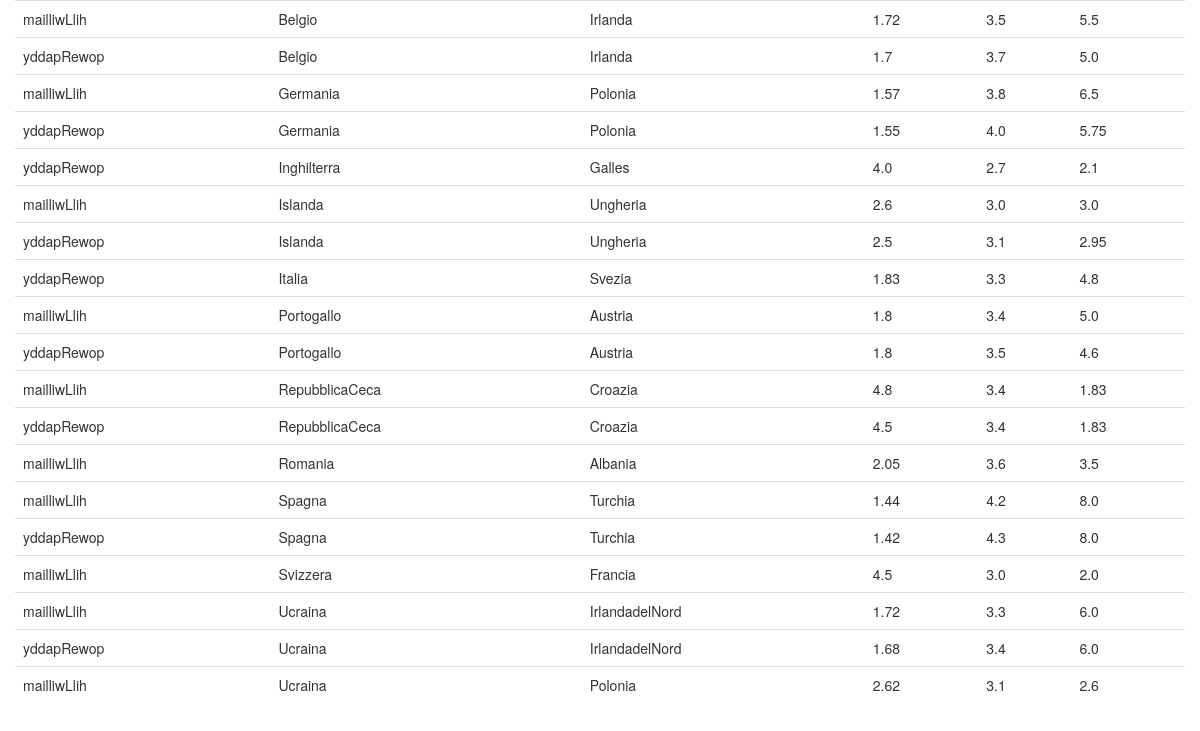
The app's page /visualizer/3 with its own data.
### retriever/models.py (models this page shows, shortened)
class Match(models.Model):
    origin = models.CharField(max_length=255)
    datetime = models.DateTimeField()
    home = models.CharField(max_length=255)
    visitor = models.CharField(max_length=255)
    price_1 = models.FloatField()
    price_x = models.FloatField()
    price_2 = models.FloatField()

### visualizer/views.py (the view)
def index_3(request):
    context = {}
    matches = Match.objects.all().order_by("home", "visitor")
    context["matches"] = matches
    return render(request, 'index_3.html', context)

### visualizer/templates/index_3.html (shortened to what this page needs)
{% load static %}
<!DOCTYPE html>
<html lang="en">
  <head>
    <link href="{% static 'bootstrap/dist/css/bootstrap.min.css' %}" rel="stylesheet">
  </head>
  <body>
    <div class="col-lg-12">
        <table class="table">
            {% for match in matches %}
                <tr>
                    <td>{{ match.origin }}</td>
                    <td>{{ match.home }}</td>
                    <td>{{ match.visitor }}</td>
                    <td>{{ match.price_1 }}</td>
                    <td>{{ match.price_x }}</td>
                    <td>{{ match.price_2 }}</td>
                </tr>
            {% endfor %}
        </table>
    </div>
  </body>
</html>

### records on screen
Match: origin "mailliwLlih", home "Belgio", visitor "Irlanda", price_1 "1.72", price_x "3.5", price_2 "5.5"
Match: origin "yddapRewop", home "Belgio", visitor "Irlanda", price_1 "1.7", price_x "3.7", price_2 "5.0"
Match: origin "mailliwLlih", home "Germania", visitor "Polonia", price_1 "1.57", price_x "3.8", price_2 "6.5"
Match: origin "yddapRewop", home "Germania", visitor "Polonia", price_1 "1.55", price_x "4.0", price_2 "5.75"
Match: origin "yddapRewop", home "Inghilterra", visitor "Galles", price_1 "4.0", price_x "2.7", price_2 "2.1"
Match: origin "mailliwLlih", home "Islanda", visitor "Ungheria", price_1 "2.6", price_x "3.0", price_2 "3.0"
Match: origin "yddapRewop", home "Islanda", visitor "Ungheria", price_1 "2.5", price_x "3.1", price_2 "2.95"
Match: origin "yddapRewop", home "Italia", visitor "Svezia", price_1 "1.83", price_x "3.3", price_2 "4.8"
Match: origin "mailliwLlih", home "Portogallo", visitor "Austria", price_1 "1.8", price_x "3.4", price_2 "5.0"
Match: origin "yddapRewop", home "Portogallo", visitor "Austria", price_1 "1.8", price_x "3.5", price_2 "4.6"
Match: origin "mailliwLlih", home "RepubblicaCeca", visitor "Croazia", price_1 "4.8", price_x "3.4", price_2 "1.83"
Match: origin "yddapRewop", home "RepubblicaCeca", visitor "Croazia", price_1 "4.5", price_x "3.4", price_2 "1.83"
Match: origin "mailliwLlih", home "Romania", visitor "Albania", price_1 "2.05", price_x "3.6", price_2 "3.5"
Match: origin "mailliwLlih", home "Spagna", visitor "Turchia", price_1 "1.44", price_x "4.2", price_2 "8.0"
Match: origin "yddapRewop", home "Spagna", visitor "Turchia", price_1 "1.42", price_x "4.3", price_2 "8.0"
Match: origin "mailliwLlih", home "Svizzera", visitor "Francia", price_1 "4.5", price_x "3.0", price_2 "2.0"
Match: origin "mailliwLlih", home "Ucraina", visitor "IrlandadelNord", price_1 "1.72", price_x "3.3", price_2 "6.0"
Match: origin "yddapRewop", home "Ucraina", visitor "IrlandadelNord", price_1 "1.68", price_x "3.4", price_2 "6.0"
Match: origin "mailliwLlih", home "Ucraina", visitor "Polonia", price_1 "2.62", price_x "3.1", price_2 "2.6"
